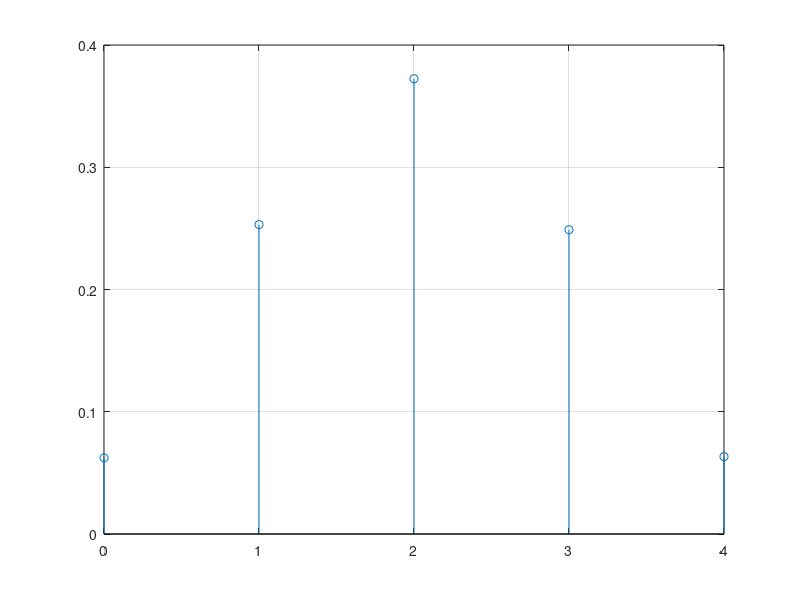

Write MATLAB code to recreate this figure.
%a)
figure(1);
N = 1e5;
n = 4;
lancamentos = rand(n, N) > 0.5;
coroas = sum(lancamentos);
pX = zeros(1, 5);
for i = 0:4
    pX(i+1) =  sum(coroas == i) / N;
end
stem(0:4, pX);
grid on;

%b)
Ex = sum((0:4) .* pX)

variancia = sum(((0:4) - Ex).^2 .* pX)

desvio = sqrt(variancia)

%c)

%Distribuição de probabilidade binomial pois cada lançamento da moeda é um
%evento binário (cara ou coroa) e os lançamentos são independentes e têm a
%mesma probabilidade de sucesso em cada tentativa.

%P(X = k) = C(n k) . (p)^k . (p)^(n - k)
%p = 0.5 e n = 4
%P(X = k) = C(4 k) . (0.5)^k . (0.5)^(4 - k)

%d)

teorica = zeros(1, 5);

for k = 0:4
    teorica(k+1) = nchoosek(4, k) * (0.5)^k * (0.5)^(4 - k);
end

for k = 0:4
    fprintf("K = %d:\n", k);
    fprintf("Teórico: %.3f\n", teorica(k+1));
    fprintf("Estimado: %.3f\n", pX(k+1));
end

%e)
ExTeorico = sum((0:4) .* teorica);

varianciaTeorico = sum(((0:4) - Ex).^2 .* teorica);

fprintf("E[x] Teórico: %.3f\n", ExTeorico);
fprintf("E[x] Estimado: %.3f\n", Ex);
fprintf("Var(X) Teórico: %.3f\n", varianciaTeorico);
fprintf("Var(X) Estimado: %.3f\n", variancia);

%f)

%i
Pi = teorica(3) + teorica(4) + teorica(5)

%ii
Pii = teorica(1) + teorica(2)

%iii
Piii = teorica(2) + teorica(3) + teorica(4)


